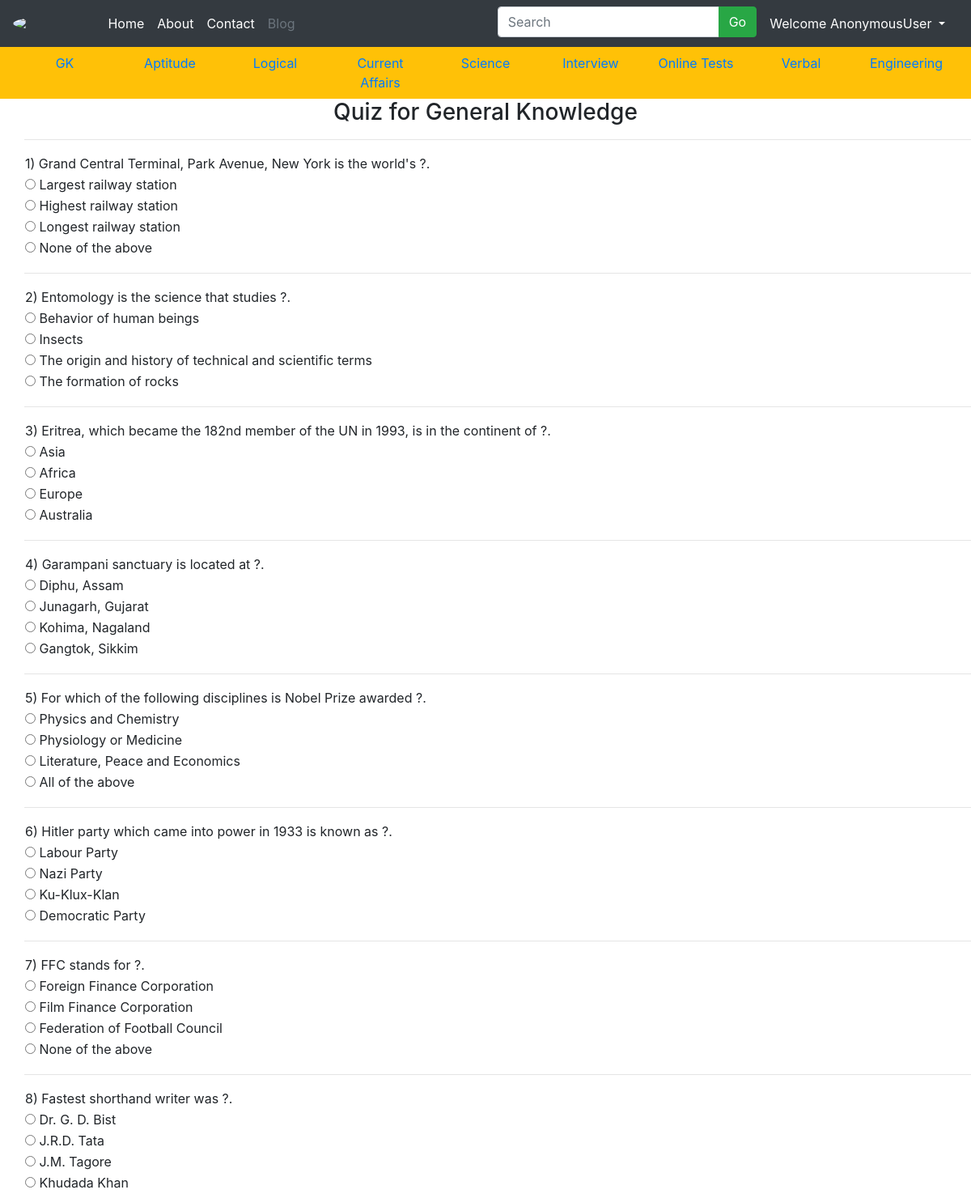
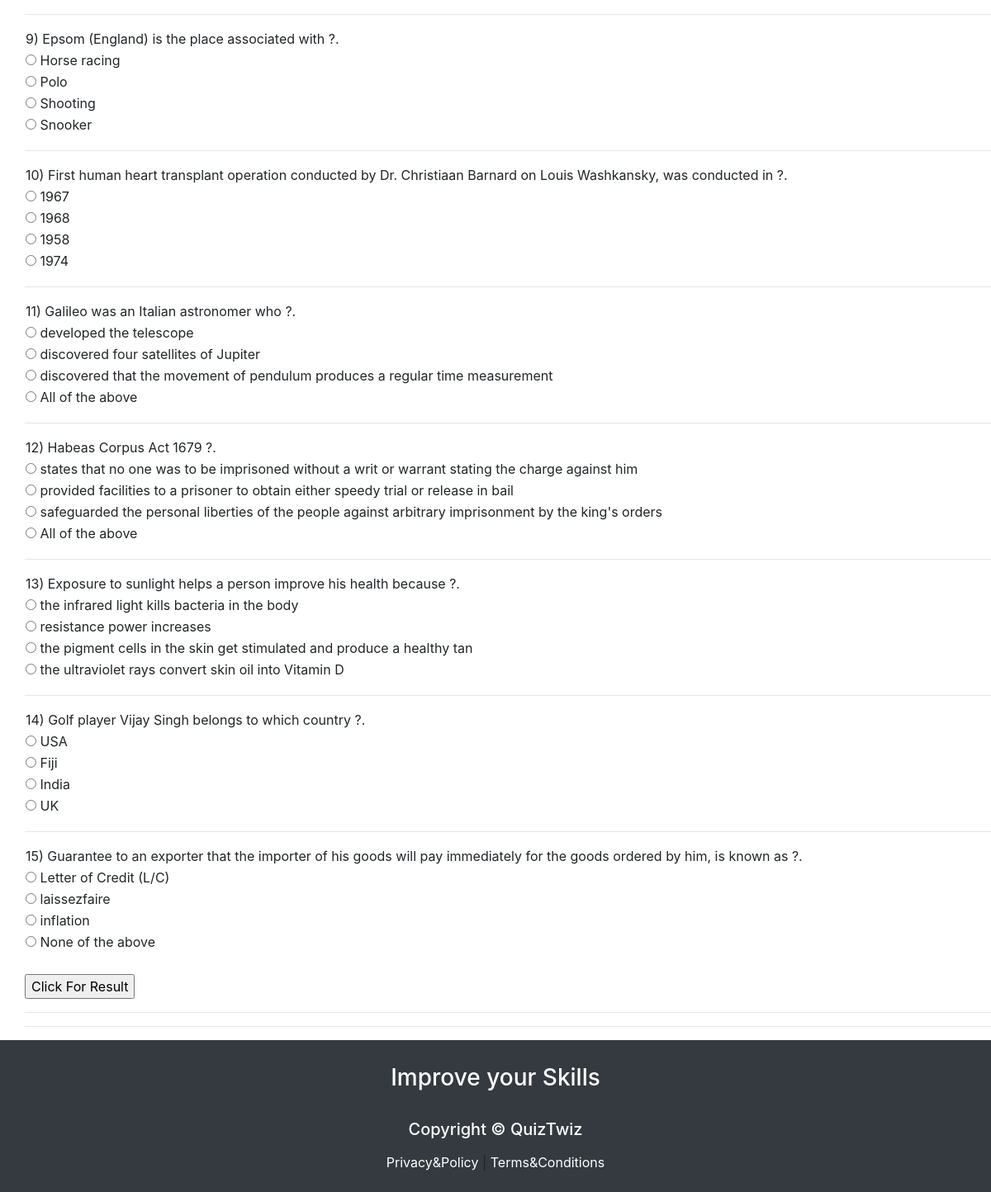
/basicGK, run on the app's committed database (2 pictures, top to bottom).
### QuizApp/models.py (models this page shows, shortened)
class BasicGK(models.Model):
    Question = models.CharField(max_length=250)
    option1 = models.CharField(max_length=100)
    option2 = models.CharField(max_length=100)
    option3 = models.CharField(max_length=100)
    option4 = models.CharField(max_length=100)
    correctans = models.CharField(max_length=100)

### QuizApp/views.py (the view)
# urls.py: path('basicGK',views.basicGK, name='BasicGK'),
def basicGK(request):
    results = BasicGK.objects.all()
    return render(request,'basicGk.html',{'BasicGK':results})

### Templates/basicGk.html (shortened to what this page needs)
{% extends 'base.html' %}
{% block body %}
<center>
    <h3>Quiz for General Knowledge</h3>
</center>
<div style="padding-left:30px">
    {%for result in BasicGK%}
        <table>
            <tr>
                <td>{{result.Question}} ?.</td>
            </tr>
            <tr>
                <td><input type="radio" id="option1" class="rb" name="{{result.Question}}" value="{{result.option1}}"> {{result.option1}}</td>
            </tr>
            <tr>
                <td><input type="radio" id="option2" class="rb" name="{{result.Question}}" value="{{result.option2}}"> {{result.option2}}</td>
            </tr>
            <tr>
                <td><input type="radio" id="option3" class="rb" name="{{result.Question}}" value="{{result.option3}}"> {{result.option3}}</td>
            </tr>
            <tr>
                <td><input type="radio" id="option4" class="rb" name="{{result.Question}}" value="{{result.option4}}"> {{result.option4}}</td>
            </tr>
            <tr>
                <td><lable id="correctans" class="rb" style="display:none; color:green;"><b>The Correct Answer Is :{{result.correctans}}</b></lable></td>
            </tr>
            <hr>
        </table>
    {% endfor %}
    <br>
    <input type="submit" value="Click For Result" id="but1" onclick="getanswers();"/>
    <hr/>
    <hr>
</div>
{% endblock body %}

### data on the page
BasicGK: Question "1) Grand Central Terminal, Park Avenue, New York is the world's", option1 "Largest railway station", option2 "Highest railway station", option3 "Longest railway station", option4 "None of the above"
BasicGK: Question "2) Entomology is the science that studies", option1 "Behavior of human beings", option2 "Insects", option3 "The origin and history of technical and scientific terms", option4 "The formation of rocks"
BasicGK: Question "3) Eritrea, which became the 182nd member of the UN in 1993, is in the continent of", option1 "Asia", option2 "Africa", option3 "Europe", option4 "Australia"
BasicGK: Question "4) Garampani sanctuary is located at", option1 "Diphu, Assam", option2 "Junagarh, Gujarat", option3 "Kohima, Nagaland", option4 "Gangtok, Sikkim"
BasicGK: Question "5) For which of the following disciplines is Nobel Prize awarded", option1 "Physics and Chemistry", option2 "Physiology or Medicine", option3 "Literature, Peace and Economics", option4 "All of the above"
BasicGK: Question "6) Hitler party which came into power in 1933 is known as", option1 "Labour Party", option2 "Nazi Party", option3 "Ku-Klux-Klan", option4 "Democratic Party"
BasicGK: Question "7) FFC stands for", option1 "Foreign Finance Corporation", option2 "Film Finance Corporation", option3 "Federation of Football Council", option4 "None of the above"
BasicGK: Question "8) Fastest shorthand writer was", option1 "Dr. G. D. Bist", option2 "J.R.D. Tata", option3 "J.M. Tagore", option4 "Khudada Khan"
BasicGK: Question "9) Epsom (England) is the place associated with", option1 "Horse racing", option2 "Polo", option3 "Shooting", option4 "Snooker"
BasicGK: Question "10) First human heart transplant operation conducted by Dr. Christiaan Barnard on Louis Washkansky, was conducted in", option1 "1967", option2 "1968", option3 "1958", option4 "1974"
BasicGK: Question "11) Galileo was an Italian astronomer who", option1 "developed the telescope", option2 "discovered four satellites of Jupiter", option3 "discovered that the movement of pendulum produces a regular time measurement", option4 "All of the above"
BasicGK: Question "12) Habeas Corpus Act 1679", option1 "states that no one was to be imprisoned without a writ or warrant stating the charge against him", option2 "provided facilities to a prisoner to obtain either speedy trial or release in bail", option3 "safeguarded the personal liberties of the people against arbitrary imprisonment by the king's orders", option4 "All of the above"
BasicGK: Question "13) Exposure to sunlight helps a person improve his health because", option1 "the infrared light kills bacteria in the body", option2 "resistance power increases", option3 "the pigment cells in the skin get stimulated and produce a healthy tan", option4 "the ultraviolet rays convert skin oil into Vitamin D"
BasicGK: Question "14) Golf player Vijay Singh belongs to which country", option1 "USA", option2 "Fiji", option3 "India", option4 "UK"
BasicGK: Question "15) Guarantee to an exporter that the importer of his goods will pay immediately for the goods ordered by him, is known as", option1 "Letter of Credit (L/C)", option2 "laissezfaire", option3 "inflation", option4 "None of the above"

### other printed values
{{ request.user }} "AnonymousUser"
